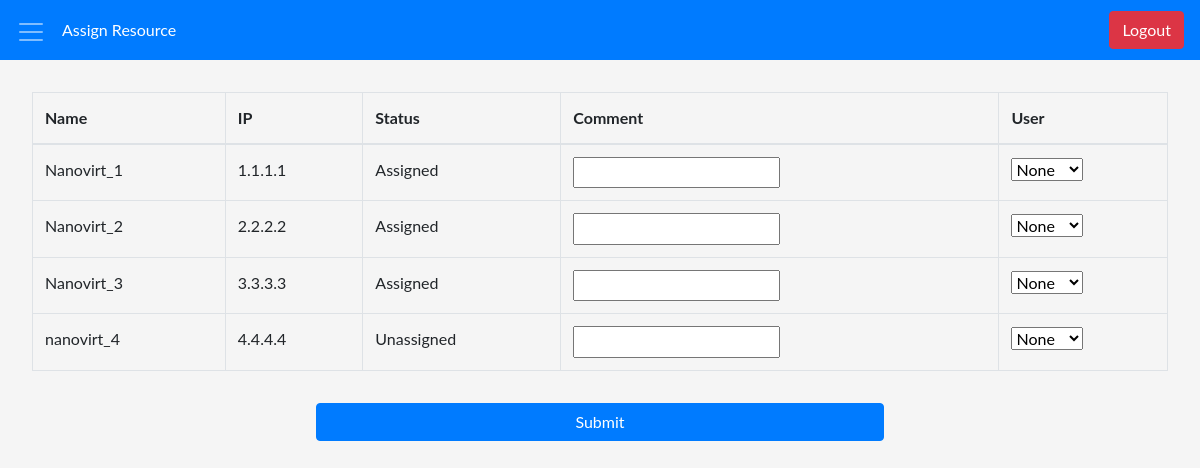
Screenshot of /allocate/select_resource/3/ (signed in) with the database file from the repository.
### my_resource/models.py (models this page shows)
class MyResource(models.Model):
    Unassigned = 'Unassigned'
    Assigned = 'Assigned'
    STATUS = [
    ('Unassigned','Unassigned'),
    ('Assigned','Assigned')
    ]
    rsc_category = models.ForeignKey(Category, on_delete=models.CASCADE)
    rsc_name = models.CharField(max_length=100)
    rsc_ip = models.CharField(max_length=20)
    rsc_comment = models.TextField(max_length=50)
    rsc_status = models.CharField(max_length=30,choices=STATUS, default=Unassigned)
    def __str__(self):
        return self.rsc_name

### allocate/views.py (the view, shortened to what this page needs)
# urls.py: path('select_resource/<int:pk>/', views.select_resource, name="select_resource")
@login_required
def select_resource(request,pk):
    users = User.objects.all()
    cat = Category.objects.get(pk=pk)
    ress = MyResource.objects.filter(rsc_category=cat)
    none_user = User.objects.get(username='None')
    context = {
        'ress' : ress,
        'users': users,
        'none_user': none_user
        }
    return render(request, 'allocate/allocate_resource.html',context)

### templates/allocate/allocate_resource.html (shortened to what this page needs)
{% extends "base.html" %}
{% load staticfiles %}
{% load crispy_forms_tags %}
{% block span %} Assign Resource {% endblock %}
{% block content %}
<div>
<form action="." method="POST">
<table class="table table-bordered ">
    <thead>
    <tr>
        <th>Name</th>
        <th>IP</th>
        <th>Status</th>
        <th>Comment</th>
        <th>User</th>
    </tr>
    </thead>
    <tbody>
            {% for res in ress %}
    <tr>
        <td>{{ res.rsc_name }}</td>
        <td>{{ res.rsc_ip }}</td>
        <td>{{ res.rsc_status }}</td>
        <td><input name="comment_{{ res }}" id="{{ res.id }}"></input></td>
        <td><select name="{{ res }}">
                <option value="{{ none_user.id }}" id="{{ res.id }} + {{ res.id }}">{{none_user.username}}</option>
            </select></td>
    </tr>
            {% endfor %}
    </tbody>
</table>
<button type="submit" style="margin-left: 25%;" class="btn btn-primary" value="Log in">Submit</button>
</form>
</div>
{% endblock %}

### static/css/base.css (style rules this page uses)
body { position: relative; background-color:#f5f5f5; font-family: 'Lato', sans-serif; font-weight: 400; line-height: 1.6; }
select, input, button, textarea { width:50%; }
.btn { width:50%; margin-top: 1rem; }

### rows the page displays
MyResource: rsc_name "Nanovirt_1", rsc_ip "1.1.1.1", rsc_status "Assigned", rsc_name.username "None"
MyResource: rsc_name "Nanovirt_2", rsc_ip "2.2.2.2", rsc_status "Assigned", rsc_name.username "None"
MyResource: rsc_name "Nanovirt_3", rsc_ip "3.3.3.3", rsc_status "Assigned", rsc_name.username "None"
MyResource: rsc_name "nanovirt_4", rsc_ip "4.4.4.4", rsc_status "Unassigned", rsc_name.username "None"
